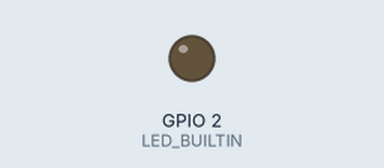
Simulated run of this sketch. Board: ESP8266 (NodeMCU). On the bench: output pins drawn as LEDs (lit = HIGH, except the on-board LED, lit = LOW). WiFi joins after 1.5 s; servers stay silent unless stated; uploads are accepted with an empty reply; what the sketch prints to the serial monitor is not drawn.

Above: at 0.1 s.
At 1.7 s:
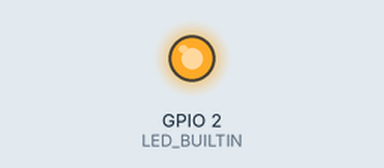
Timing chart, 0 to 3.2 s (numbered marks = the images above):
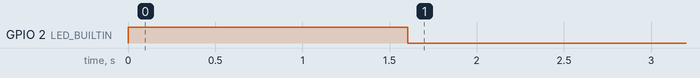

The sketch:

esp.ino
```cpp
#include <ESP8266WiFi.h>
#include <ESP8266WiFiMulti.h>
#include <ESP8266HTTPClient.h>
#include <WiFiClient.h>
#include <base64.h>

#define DISABLE 0
#define ENABLE  1

#define SNIFFER_CHANNEL  1
#define BUFFER_SIZE  50

#define WIFI_SSID "PuppyApp"
#define WIFI_PASS "teddy04683"

#define SERVER_URL "http://192.168.1.8:3000/"

#define DATA_LENGTH           112

#define TYPE_MANAGEMENT       0x00
#define TYPE_CONTROL          0x01
#define TYPE_DATA             0x02
#define SUBTYPE_PROBE_REQUEST 0x04

struct RxControl {
 signed rssi:8;
 unsigned rate:4;
 unsigned is_group:1;
 unsigned:1;
 unsigned sig_mode:2;
 unsigned legacy_length:12;
 unsigned damatch0:1;
 unsigned damatch1:1;
 unsigned bssidmatch0:1;
 unsigned bssidmatch1:1;
 unsigned MCS:7;
 unsigned CWB:1;
 unsigned HT_length:16;
 unsigned Smoothing:1;
 unsigned Not_Sounding:1;
 unsigned:1;
 unsigned Aggregation:1;
 unsigned STBC:2;
 unsigned FEC_CODING:1;
 unsigned SGI:1;
 unsigned rxend_state:8;
 unsigned ampdu_cnt:8;
 unsigned channel:4;
 unsigned:12;
};

struct SnifferPacket{
    struct RxControl rx_ctrl;
    uint8_t data[DATA_LENGTH];
    uint16_t cnt;
    uint16_t len;
};

int data_l = 0;
boolean data_full = false;

struct Data {
  String mac;
  String time;
  int signal;
};

Data data[BUFFER_SIZE+50];

void setup() {
  pinMode(LED_BUILTIN, OUTPUT);

  Serial.begin(115200);

  //Serial.setDebugOutput(true);

  Serial.print("\n");
  Serial.println("****************************");
  Serial.print("Chip id -> ");
  Serial.print(system_get_chip_id());
  Serial.print("\n");
  Serial.println("****************************");

  connect_to_wifi();
  make_request("register", String(micros()));

  delay(1000);

  set_sniffer_channel(SNIFFER_CHANNEL);
  delay(500);

}

void loop() {
  enable_sniffer();

  delay(100000);
  work();
  if(micros() > 2000000000) restart();
}

void work() {
  disable_sniffer();
  delay(50);
  connect_to_wifi();
  delay(50);
  send_req();
  delay(50);
  enable_sniffer();
}

static void getMAC(char *addr, uint8_t* data, uint16_t offset) {
  sprintf(addr, "%02x:%02x:%02x:%02x:%02x:%02x", data[offset+0], data[offset+1], data[offset+2], data[offset+3], data[offset+4], data[offset+5]);
}

void send_req(){
  for (int i = 0; i < data_l; i++) {
    make_request("data", String(data[i].mac + ";" + data[i].time + ";" + data[i].signal ));
  }
  data_l = 0;
  data_full = false;
}

boolean add_req(String mac, int signal){
  if(data_l >= BUFFER_SIZE){
    Serial.println("Buffer full");
    return false;
  }
  data[data_l] = (Data) {mac, String(micros()), signal};
  data_l++;

  if(data_l >= BUFFER_SIZE) return false;
  return true;
}

void led_on(){
  digitalWrite(LED_BUILTIN, HIGH);
}

void led_off(){
  digitalWrite(LED_BUILTIN, LOW);
}

String make_request(String req, String payload) {

  String response;

  WiFiClient client;
  HTTPClient http;

  Serial.print("[HTTP] begin...\n");

  //payload = base64::encode(payload);
  String url = String(SERVER_URL + req + "?data=" + payload + "&id=" + system_get_chip_id());
  if (http.begin(client, url)) {
    Serial.print("[HTTP] GET...\n");
    Serial.println(url);
    int httpCode = http.GET();
    if (httpCode == 200) {
      Serial.printf("[HTTP] GET... code: %d\n", httpCode);
      response = http.getString();
      Serial.println(response);
    } else {
      Serial.printf("[HTTP] GET... failed, code: %d error: %s\n", httpCode, http.errorToString(httpCode).c_str());
      restart();
    }
    http.end();
  }

  return response;
}

void restart(){
  Serial.println("****************************");
  Serial.println("*     Restart in 2 sec     *");
  Serial.println("****************************");
  delay(2000);
  ESP.restart();
}

void connect_to_wifi(){

  led_on();

  WiFi.begin(WIFI_SSID, WIFI_PASS);

  Serial.print("Connecting");
  while (WiFi.status() != WL_CONNECTED)
  {
    delay(200);
    Serial.print(".");
  }
  Serial.println();

  Serial.print("Connected, IP address: ");
  Serial.println(WiFi.localIP());

  led_off();
}

static void showMetadata(SnifferPacket *snifferPacket) {

  unsigned int frameControl = ((unsigned int)snifferPacket->data[1] << 8) + snifferPacket->data[0];

  uint8_t version      = (frameControl & 0b0000000000000011) >> 0;
  uint8_t frameType    = (frameControl & 0b0000000000001100) >> 2;
  uint8_t frameSubType = (frameControl & 0b0000000011110000) >> 4;
  uint8_t toDS         = (frameControl & 0b0000000100000000) >> 8;
  uint8_t fromDS       = (frameControl & 0b0000001000000000) >> 9;

  // Only look for probe request packets
  if (frameType != TYPE_MANAGEMENT ||
      frameSubType != SUBTYPE_PROBE_REQUEST)
        return;

  Serial.print("RSSI: ");
  Serial.print(snifferPacket->rx_ctrl.rssi, DEC);

  Serial.print(" Ch: ");
  Serial.print(wifi_get_channel());

  char addr[] = "00:00:00:00:00:00";
  getMAC(addr, snifferPacket->data, 10);
  Serial.print(" Peer MAC: ");
  Serial.print(addr);

  if(!add_req(String(addr), snifferPacket->rx_ctrl.rssi)) work();

  Serial.println();
}

static void ICACHE_FLASH_ATTR sniffer_callback(uint8_t *buffer, uint16_t length) {
  struct SnifferPacket *snifferPacket = (struct SnifferPacket*) buffer;
  showMetadata(snifferPacket);
}

void enable_sniffer() {
  Serial.println("enable_sniffer");
  wifi_station_clear_username();
  wifi_set_promiscuous_rx_cb(sniffer_callback);
  wifi_promiscuous_enable(ENABLE);
}

void disable_sniffer() {
  wifi_promiscuous_enable(DISABLE);
}

void set_sniffer_channel(uint8 channel) {
  wifi_set_channel(channel);
}
```
